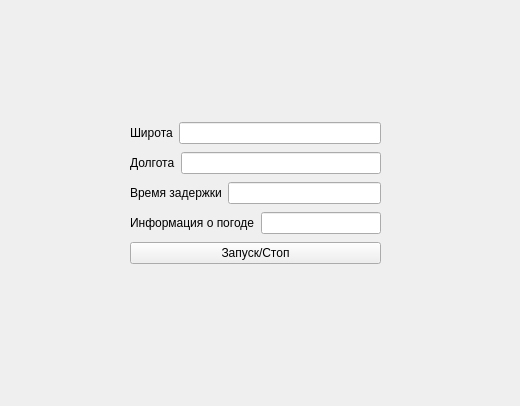
<?xml version="1.0" encoding="UTF-8"?>
<ui version="4.0">
 <class>Form</class>
 <widget class="QWidget" name="Form">
  <property name="geometry">
   <rect>
    <x>0</x>
    <y>0</y>
    <width>520</width>
    <height>406</height>
   </rect>
  </property>
  <property name="windowTitle">
   <string>Form</string>
  </property>
  <widget class="QWidget" name="">
   <property name="geometry">
    <rect>
     <x>130</x>
     <y>120</y>
     <width>251</width>
     <height>146</height>
    </rect>
   </property>
   <layout class="QVBoxLayout" name="verticalLayout">
    <item>
     <layout class="QHBoxLayout" name="horizontalLayout">
      <item>
       <widget class="QLabel" name="label">
        <property name="text">
         <string>Широта</string>
        </property>
       </widget>
      </item>
      <item>
       <widget class="QLineEdit" name="lineEdit_5"/>
      </item>
     </layout>
    </item>
    <item>
     <layout class="QHBoxLayout" name="horizontalLayout_2">
      <item>
       <widget class="QLabel" name="label_2">
        <property name="text">
         <string>Долгота</string>
        </property>
       </widget>
      </item>
      <item>
       <widget class="QLineEdit" name="lineEdit"/>
      </item>
     </layout>
    </item>
    <item>
     <layout class="QHBoxLayout" name="horizontalLayout_3">
      <item>
       <widget class="QLabel" name="label_3">
        <property name="text">
         <string>Время задержки</string>
        </property>
       </widget>
      </item>
      <item>
       <widget class="QLineEdit" name="lineEdit_2"/>
      </item>
     </layout>
    </item>
    <item>
     <layout class="QHBoxLayout" name="horizontalLayout_4">
      <item>
       <widget class="QLabel" name="label_4">
        <property name="text">
         <string>Информация о погоде</string>
        </property>
       </widget>
      </item>
      <item>
       <widget class="QLineEdit" name="lineEdit_3"/>
      </item>
     </layout>
    </item>
    <item>
     <widget class="QPushButton" name="pushButton">
      <property name="text">
       <string>Запуск/Стоп</string>
      </property>
     </widget>
    </item>
   </layout>
  </widget>
 </widget>
 <resources/>
 <connections/>
</ui>
